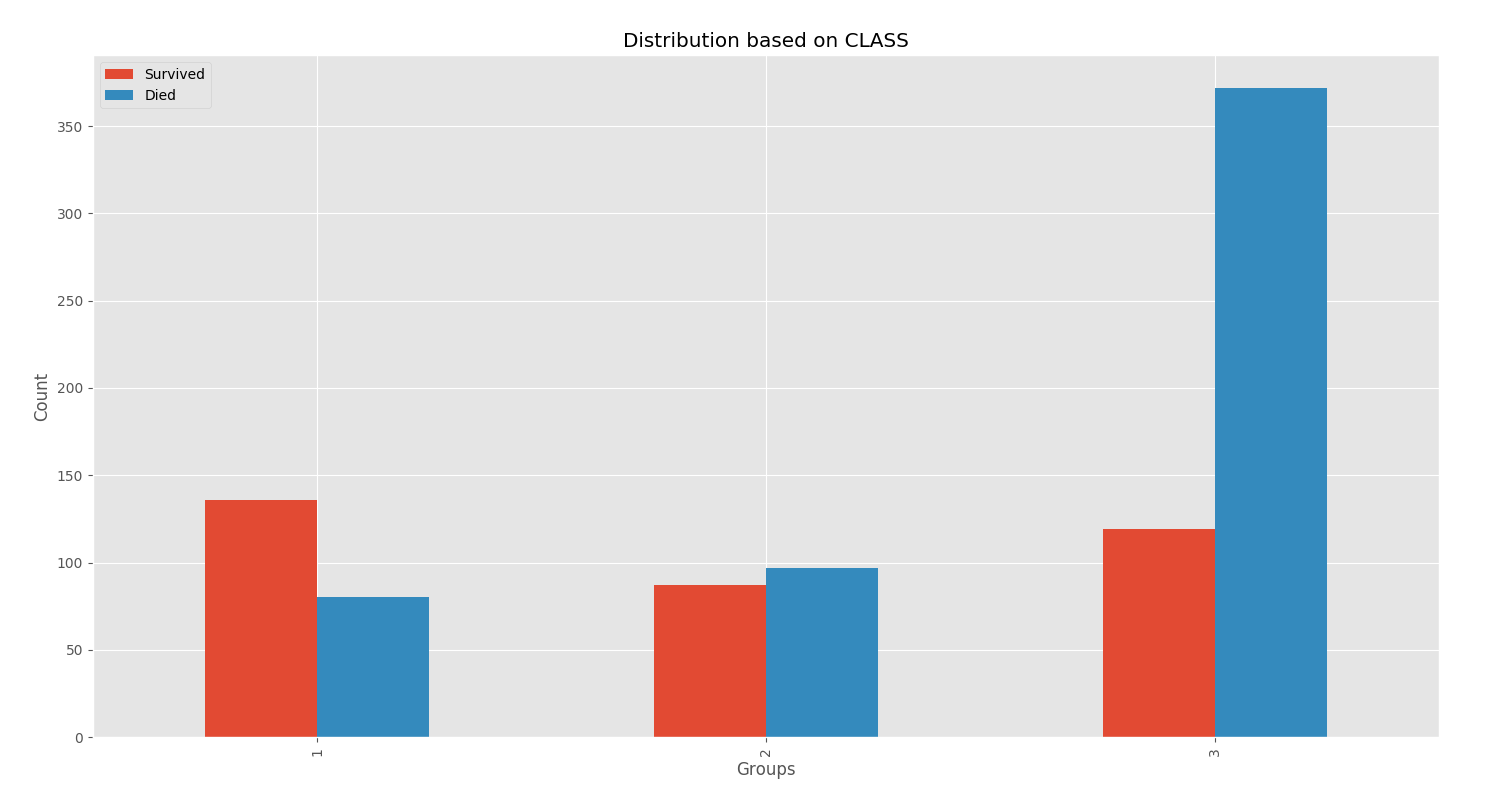

Source code (Python):
import pandas as pd
import numpy as np
import matplotlib.pyplot as plt
plt.style.use('ggplot')

data_train=pd.read_csv("../datasets/train.csv")
data_test=pd.read_csv("../datasets/test.csv")


data_train["Died"]=1-data_train["Survived"]
data_train.groupby('Pclass').agg('sum')[['Survived','Died']].plot(kind='bar',figsize=(15,8))

plt.title("Distribution based on CLASS")
plt.xlabel("Groups")
plt.ylabel("Count")
plt.show()
